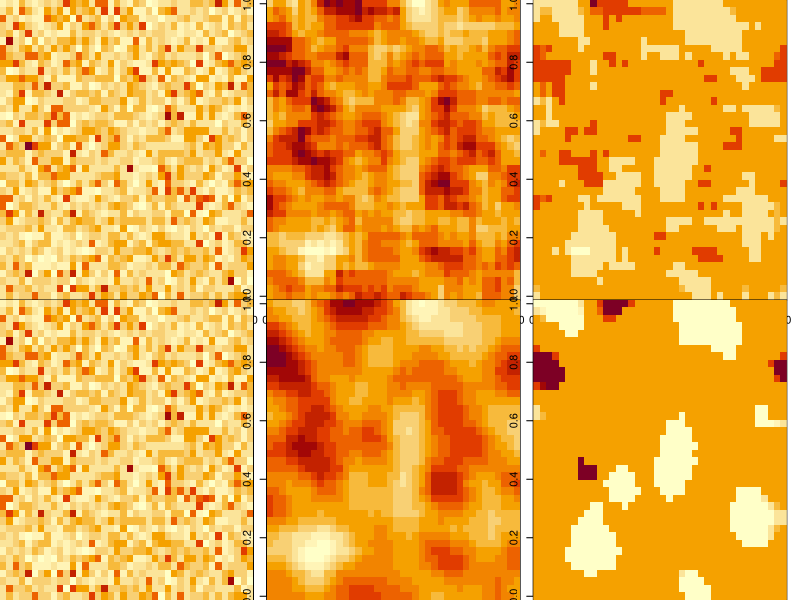

Write R code to recreate this figure.
# Convolution to blur an image
blur <- function(M, distance) {
  rows <- dim(M)[1]
  cols <- dim(M)[2]
  # Create empty matrix the size of M to write new values to
  N <- matrix(nrow=rows, ncol=cols)	
  for (i in 1:rows) {
    # get range of possible row vals
    row.min <- i - distance
    if (row.min < 1) { row.min <- 1 }
    row.max <- i + distance
    if (row.max > rows) { row.max <- rows }
    for (j in 1:cols) {
      # get range of possible col vals
      col.min <- j - distance
      if (col.min < 1) { col.min <- 1 }
      col.max <- j + distance
      if (col.max > cols) { col.max <- cols}
      N[i, j] <- mean(M[row.min:row.max, col.min:col.max])
    }
  }
  N
}


median.filter <- function(M, distance) {
  rows <- dim(M)[1]
  cols <- dim(M)[2]
  # Create empty matrix the size of M to write new values to
  N <- matrix(nrow=rows, ncol=cols)
  for (i in 1:rows) {
    # get range of possible row vals
    row.min <- i - distance
    if (row.min < 1) { row.min <- 1 }
    row.max <- i + distance
    if (row.max > rows) { row.max <- rows }
    for (j in 1:cols) {
      # get range of possible col vals
      col.min <- j - distance
      if (col.min < 1) { col.min <- 1 }
      col.max <- j + distance
      if (col.max > cols) { col.max <- cols}
      N[i, j] <- median(M[row.min:row.max, col.min:col.max])
    }
  }
  N
}


# Test
d <- 40
M <- matrix(rpois(d * d, 3), ncol=d)
par(mfrow=c(2, 3))
par(mar=c(0, 0, 0, 1))
image(M)
image(blur(M, distance=2))
image(median.filter(M, distance=2))
image(M)
image(blur(blur(M, 2), 2))
image(median.filter(median.filter(M, 2), 2))
